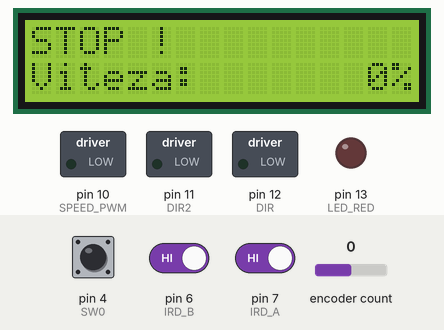
Bench run of a sketch on a simulated Arduino Uno, built with avr-gcc and run on an emulated ATmega328P. Shown: 16×2 character LCD, switched loads named in the sketch (green lamp = pin HIGH), output pins drawn as LEDs (lit = HIGH). The inputs (shaded band) are chosen by the test bench; at power-on: pin 4 (SW0) HIGH, pin 6 (IRD_B) HIGH, pin 7 (IRD_A) HIGH, encoder count 0.

Above: at 7.3 s.
7.4 s: pin 4 (SW0) pulled LOW for 0.15 s
At 7.9 s:
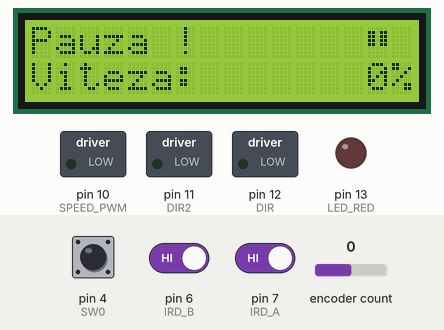
10.5 s: pin 6 (IRD_B) driven LOW
At 12.7 s:
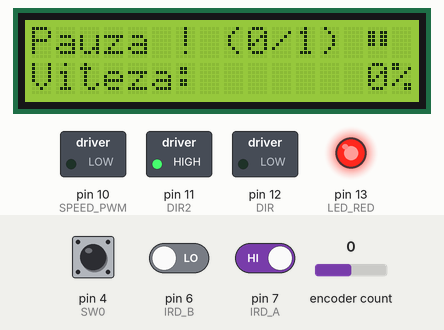
13.0 s: pin 4 (SW0) pulled LOW for 1 s
At 14.4 s:
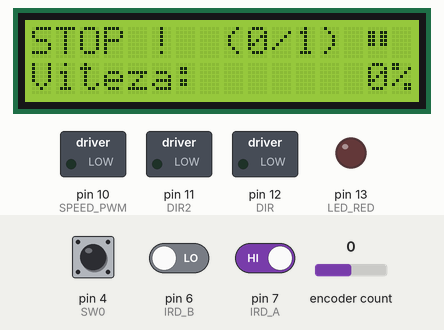
16.5 s: pin 4 (SW0) pulled LOW for 0.15 s
At 17.0 s:
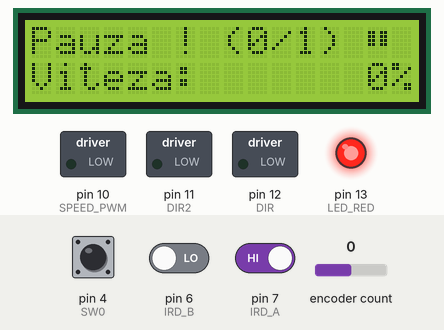
18.1 s: pin 6 (IRD_B) driven HIGH
At 18.7 s:
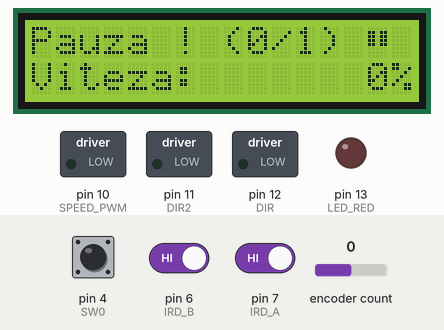
21.1 s: pin 7 (IRD_A) driven LOW
At 22.5 s:
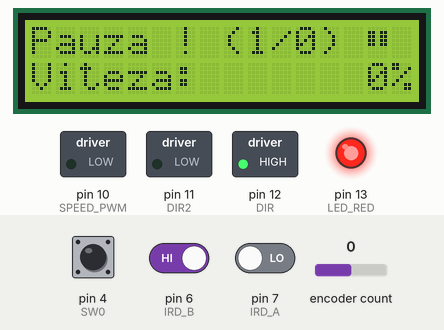
Timing chart, 0 to 24.1 s (numbered marks = the images above; inputs shaded):
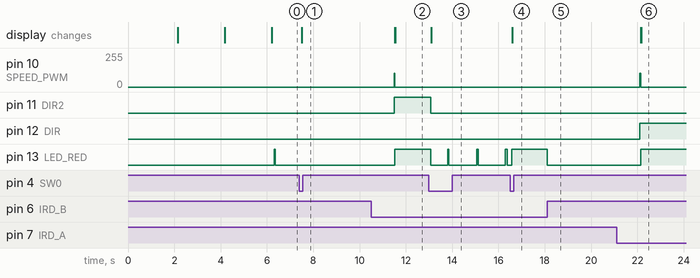

Measured:
- after the input at 7.4 s, pin 13 (LED_RED): stops changing and stays LOW; the display: changes after 0.10 s (image 1)
- after the input at 10.5 s, pin 13 (LED_RED): LOW → HIGH after 1.0 s; the display: first differs from a run without the input after 1.1 s (image 2)
- after the input at 13.0 s, pin 11 (DIR2): HIGH → LOW after 0.07 s; pin 13 (LED_RED): HIGH → LOW after 0.07 s, then repeats every 1.2 s: HIGH 0.05 s, LOW 1.2 s; the display: changes after 0.09 s (image 3)
- after the input at 16.5 s, the display: changes after 0.10 s (image 4)
- after the input at 18.1 s, pin 13 (LED_RED): HIGH → LOW at once
- after the input at 21.1 s, pin 13 (LED_RED): LOW → HIGH after 1.0 s

The sketch:

controlled_model_train_2b.ino
```cpp
/////////////////////////////////////////////////////
//
// Simple back and forth train control by Arduino with IR sensor
//
// ryuchihoon@gmail.com
// http://ardutrain.blogspot.com/2013/06/back-and-forth-train-control-by-arduino.html
// video: https://youtu.be/fNeRCVgfMRw
//
// ver.1.0 by niq_ro (Nicu Florica) - changed for usual IR module (HIGH - free, LOW - obstacle) and control a L298 module
// ver.1.b - PWM start from cca. 40% (105/255) not from 0
// ver.2.0 - added encoder and i2c 1602 display
// ver.2.b - force program to read just correct IR proximity sensor
//

#include <Wire.h>
#include <LiquidCrystal_I2C.h>
#include <Encoder.h> //  http://www.pjrc.com/teensy/td_libs_Encoder.html

// train speed setups
//
// NOTE: Some kato trams are believed that their coreless motors are
//       fragile to low speed PWM'ed input.
//       I use normal(full) speed value as 255.
//
const int SPEED_MAX = 255;  // maximum PWM
const int SPEED_MIN = 105;  // minimum PWM for start
const int SPEED_DELTA = 5;
//const int SPEED_MAX = 90;
//const int SPEED_DELTA = 8;


//
// pin conntection setups
//
#define IRD_A 7 // detector a
#define IRD_B 6  // detector b
#define LED_RED 13
#define SPEED_PWM 10
#define DIR 12
#define DIR2 11

#define CLK 2
#define DT 3
#define SW0 4
Encoder myEnc(DT, CLK);  // Best Performance: both pins have interrupt capability

LiquidCrystal_I2C lcd(0x3F,16,2);  // set the LCD address to 0x27 for a 16 chars and 2 line display

const int STAY_TIME = 4 * 1000;  // pause for change direction

const int CONTROL_INIT = 0;
const int CONTROL_DECEL = 1;
const int CONTROL_STOPPED = 2;
const int CONTROL_RUNNING = 3;
const int CONTROL_SLEEP = 4;
boolean ignore_detector_a = false;
boolean ignore_detector_b = false;
unsigned long time_to_leave = 0;
int train_control = CONTROL_INIT;
int train_speed = 0;
int train_dir1 = 1;
int train_dir2 = 0;  // negate train_dir
int train_dir0 = 0;  // stop

int viteza =0 ;
unsigned long tpfranare;
unsigned long tpafisare = 1500;


// https://www.arduino.cc/en/Reference/LiquidCrystalCreateChar
byte fata[8] = {
  B10000,
  B11000,
  B11100,
  B11111,
  B11100,
  B11000,
  B10000,
};

byte spate[8] = {
  B00001,
  B00011,
  B00111,
  B01111,
  B00111,
  B00011,
  B00001,
};

byte shtop[8] = {
  B00000,
  B11011,
  B11011,
  B11011,
  B11011,
  B00000,
  B00000,
};

byte starebuton0;             // the current reading from the input pin
byte citirestarebuton0;   //
byte ultimastarebuton0 = HIGH;   // the previous reading from the input pin
unsigned long ultimtpdebounce0 = 0;  // the last time the output pin was toggled
unsigned long tpdebounce = 50;    // the debounce time; increase if the output flickers


void setup() {
  pinMode(IRD_A, INPUT);
  pinMode(IRD_B, INPUT);
  pinMode(SW0, INPUT);
  digitalWrite(IRD_A, HIGH);
  digitalWrite(IRD_B, HIGH);
  digitalWrite(SW0, HIGH);
  pinMode(LED_RED, OUTPUT);
  pinMode(SPEED_PWM, OUTPUT);
  pinMode(DIR, OUTPUT);
  pinMode(DIR2, OUTPUT);
  digitalWrite(DIR, LOW);
  digitalWrite(DIR2, LOW);

  lcd.init();
lcd.createChar(0, shtop);
lcd.createChar(1, fata);
lcd.createChar(2, spate);
                      // initialize the lcd
  lcd.backlight();
  lcd.setCursor(0,0);
  lcd.print(" Sistem automat ");
  lcd.setCursor(0,1);
  lcd.print("control miscare ");
  delay(2000);
  lcd.setCursor(0,0);
  lcd.print("   fata-spate   ");
  lcd.setCursor(0,1);
  lcd.print("   locomotiva   ");
  delay(2000);
  lcd.setCursor(0,0);
  lcd.print("   analogica    ");
  lcd.setCursor(0,1);
  lcd.print("ver.2.0./niq_ro ");
  delay(2000);
lcd.clear();

}

void loop() {

citirestarebuton0 = digitalRead(SW0);  // read the state of the switch into a local variable:
  if (citirestarebuton0 != ultimastarebuton0) // If the switch changed, due to noise or pressing:
  {
    ultimtpdebounce0 = millis();  // reset the debouncing timer
  }
  if ((millis() - ultimtpdebounce0) > tpdebounce)
  {
    if (citirestarebuton0 != starebuton0) // if the button state has changed
    {
      starebuton0 = citirestarebuton0;
      if (starebuton0 == LOW) // only toggle the LED if the new button state is LOW
      {
        train_dir0 = train_dir0 + 1;
        train_dir0 = train_dir0%2;
        if (train_dir0%2 == 1)
        {
        train_speed = 0;
        train_control = CONTROL_STOPPED;
        time_to_leave = millis() + STAY_TIME;
        }
      }
  }
  }

ultimastarebuton0 = citirestarebuton0;

if (train_dir0 == 0)  // stop
{
  train_control = CONTROL_SLEEP;
  if ((millis()/50)%25 ==1) digitalWrite(LED_RED, HIGH);
  else
  digitalWrite(LED_RED, LOW);
}
else
{
  int ir_detected = HIGH;  // free

  if (train_dir1 == 1)
//  if(!ignore_detector_a)
  {
    ir_detected = digitalRead(IRD_A);
     if(ir_detected == LOW) {
      ignore_detector_a = true;
      ignore_detector_b = false;
    }
  }
//  else if(!ignore_detector_b)
  if (train_dir2 == 1)
  {
    ir_detected = digitalRead(IRD_B);
    if(ir_detected == LOW) {
      ignore_detector_b = true;
      ignore_detector_a = false;
    }
  }

  if(ir_detected == LOW)
  {
    train_control = CONTROL_DECEL;
    digitalWrite(LED_RED, HIGH);
    tpfranare = millis();
  }

  if(train_control != CONTROL_DECEL)
  {
    digitalWrite(LED_RED, LOW);
  }

  if(train_control == CONTROL_INIT)
  {
    train_speed = SPEED_MIN;
    train_control = CONTROL_RUNNING;
    digitalWrite(DIR, train_dir1);
    train_dir2 = (train_dir1+1)%2;
    digitalWrite(DIR2, train_dir2);
  }
}

speed_control();

lcd.setCursor(0,1);
lcd.print("Viteza:  ");

lcd.setCursor(12,1);
viteza = map(train_speed,0,255,0,100);
if (viteza < 100) lcd.print(" ");
if (viteza < 10) lcd.print(" ");
lcd.print(viteza);
lcd.print("%");

if (train_dir0 == 0)
{
  lcd.setCursor(0,0);
  lcd.print("STOP !  ");
}
else
 if (train_speed == 0)
 {
  lcd.setCursor(0,0);
  lcd.print("Pauza ! ");
  lcd.setCursor(13,0);
  lcd.print(" ");
  lcd.setCursor(14,0);
  lcd.write(byte(0));
  lcd.setCursor(15,0);
  lcd.print(" ");
 }
 else
 {
  lcd.setCursor(0,0);
  if (millis() - tpfranare < tpafisare)
  lcd.print("Franare!");
  else
  lcd.print("Directie(");
lcd.setCursor(9,0);
lcd.print(train_dir1);
lcd.print("/");
lcd.print(train_dir2);
lcd.print(")");

  lcd.setCursor(14,0);
  if (train_dir1 == 0)
 {
  lcd.write(byte(1));
  if (train_speed == 255) lcd.write(byte(1));
  else lcd.print(" ");
 }
  if (train_dir2 == 0)
  {
  lcd.write(byte(2));
  lcd.setCursor(13,0);
  if (train_speed == 255) lcd.write(byte(2));
  else lcd.print(" ");
  }
 }


//train_speed = train_speed*train_dir0;
  delay(1);
} // end main loop


void speed_control() {
  switch(train_control) {
  case CONTROL_DECEL:
    train_speed -= SPEED_DELTA;
    if(train_speed <= SPEED_MIN) {
      train_speed = 0;
      train_control = CONTROL_STOPPED;
      time_to_leave = millis() + STAY_TIME;
    }
    break;
  case CONTROL_SLEEP:
    train_speed -= 5*SPEED_DELTA;
    if(train_speed <= SPEED_MIN) {
      train_speed = 0;
      digitalWrite(DIR, 0);
      digitalWrite(DIR2, 0);
    }
    break;
  case CONTROL_STOPPED:
      digitalWrite(DIR, 0);
      digitalWrite(DIR2, 0);
    if(millis() > time_to_leave) {
   //   train_dir1 = HIGH - train_dir1;
      train_dir1 = (train_dir1+1)%2;
      train_dir2 = (train_dir1+1)%2;
      digitalWrite(DIR, train_dir1);
      digitalWrite(DIR2, train_dir2);
      train_control = CONTROL_RUNNING;
      train_speed = SPEED_MIN;
    }
    break;
  case CONTROL_RUNNING:
    train_speed += SPEED_DELTA;
    if(train_speed >= SPEED_MAX) {
      train_speed = SPEED_MAX;
    }
    break;
  }
  if(train_speed == 0) {
    digitalWrite(SPEED_PWM, LOW);
  } else if(train_speed == 255) {
    digitalWrite(SPEED_PWM, HIGH);
  } else {
    analogWrite(SPEED_PWM, train_speed);
  }
}

// EOF
```
